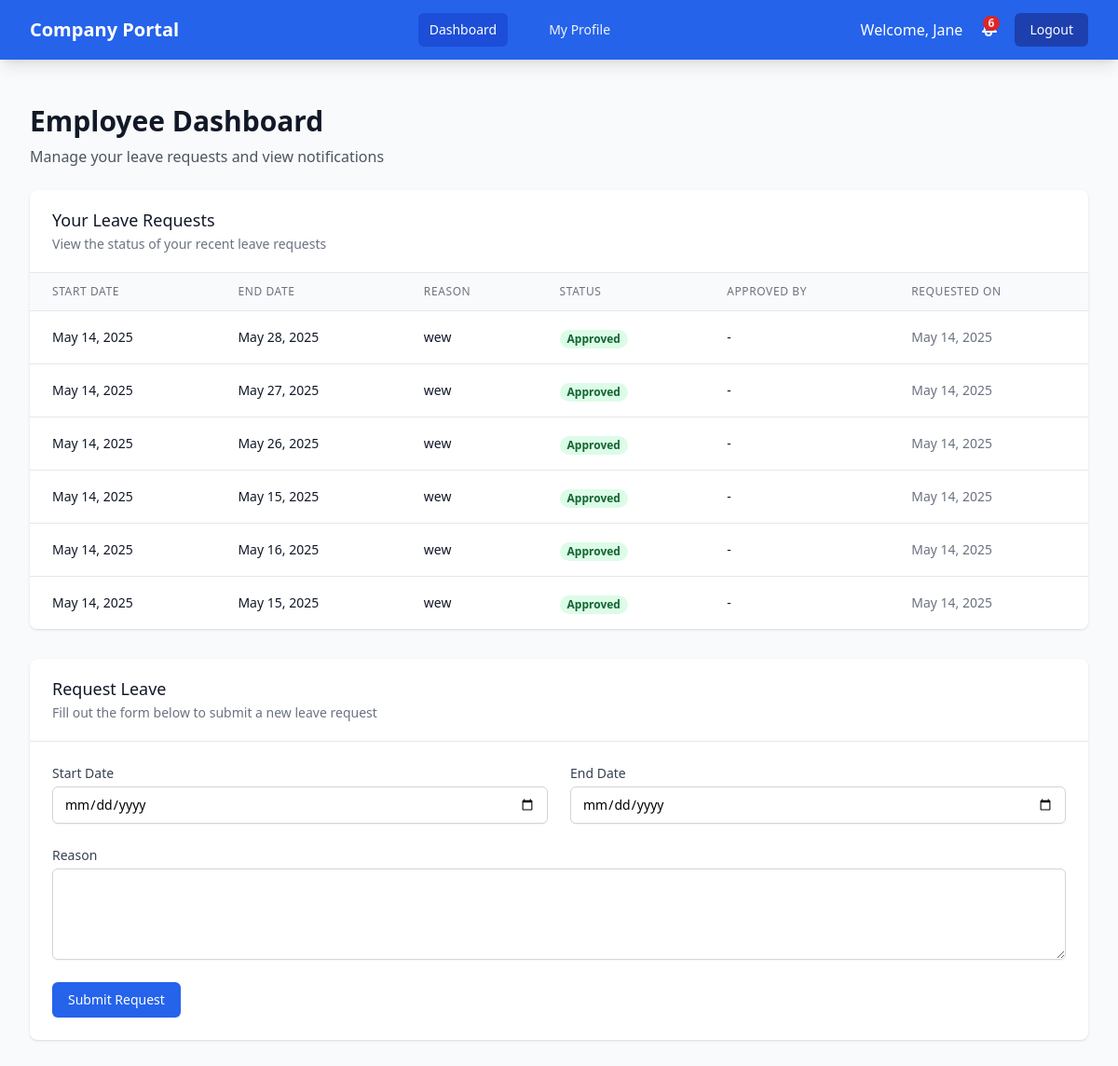
Page /Employee/employee_dashboard.php (signed in) on the earlier database version.
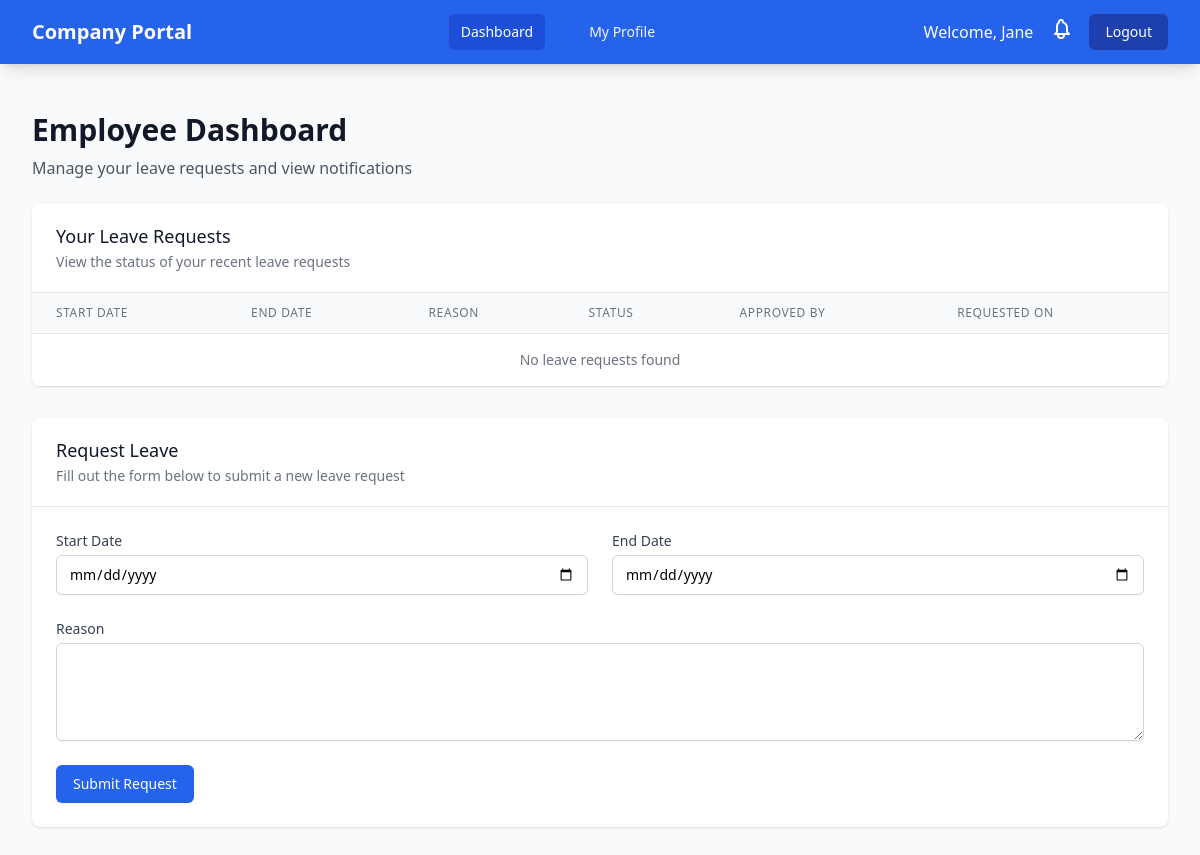
Same page on the later database version.
### tables this page shows
CREATE TABLE `leave_requests` (
  `id` int(11) NOT NULL,
  `user_id` int(11) NOT NULL,
  `start_date` date NOT NULL,
  `end_date` date NOT NULL,
  `reason` text DEFAULT NULL,
  `status` enum('pending','approved','declined') DEFAULT 'pending',
  `created_at` timestamp NOT NULL DEFAULT current_timestamp(),
  `request_date` timestamp NOT NULL DEFAULT current_timestamp(),
  `approver_id` int(11) DEFAULT NULL,
  `approved_by` int(11) DEFAULT NULL,
  `approved_by_name` varchar(255) DEFAULT NULL
);

### Employee/employee_dashboard.php (the view, shortened to what this page needs)
<?php
require '../Includes/db.php';
$leave_request_query = "SELECT lr.*,
                        u.name as approver_name,
                        u.role as approver_role
                        FROM leave_requests lr
                        LEFT JOIN users u ON lr.approver_id = u.id
                        WHERE lr.user_id = ?
                        ORDER BY lr.request_date DESC";
$stmt = $conn->prepare($leave_request_query);
$stmt->bind_param("i", $_SESSION['user_id']);
$stmt->execute();
$leave_result = $stmt->get_result();
?>
<!DOCTYPE html>
<html lang="en">
<head>
    <script src="https://cdn.tailwindcss.com"></script>
</head>
<body class="bg-gray-50 min-h-screen">
<nav class="bg-blue-600 shadow-lg">
    <div class="max-w-7xl mx-auto px-4 sm:px-6 lg:px-8">
        <div class="flex justify-between h-16">
            <div class="flex items-center">
                <span class="text-white text-xl font-bold">Company Portal</span>
            </div>
            <div class="hidden md:flex space-x-8 items-center">
                <a href="employee_dashboard.php" class="bg-blue-700 text-white px-3 py-2 rounded-md text-sm font-medium">Dashboard</a>
                <a href="employee_profile.php" class="text-gray-100 hover:text-white px-3 py-2 rounded-md text-sm font-medium">My Profile</a>
            </div>
            <div class="flex items-center space-x-4">
                <span class="text-white">Welcome, <?= isset($_SESSION['name']) ? htmlspecialchars($_SESSION['name']) : 'User' ?></span>
                <div class="relative">
                    <button id="notificationBtn" class="relative text-white hover:text-yellow-300 focus:outline-none">
                        <?php
                        $notification_count_query = "SELECT COUNT(*) as count FROM leave_requests
                                                    WHERE user_id = ? AND (status = 'approved' OR status = 'declined')";
                        $stmt = $conn->prepare($notification_count_query);
                        if ($stmt) {
                            $stmt->bind_param("i", $_SESSION['user_id']);
                            $stmt->execute();
                            $count_result = $stmt->get_result();
                            $notification_count = $count_result->fetch_assoc()['count'];
                            if ($notification_count > 0 && !$_SESSION['viewed_notifications']):
                            ?>
                                <span id="notificationBadge" class="absolute top-0 right-0 inline-flex items-center justify-center px-1.5 py-0.5 text-xs font-bold leading-none text-red-100 bg-red-600 rounded-full">
                                    <?= $notification_count ?>
                                </span>
                            <?php
                            endif;
                        }
                        ?>
                    </button>
                </div>
                <a href="../logout.php"
                   class="bg-blue-800 hover:bg-blue-700 text-white px-4 py-2 rounded-md text-sm font-medium transition-colors duration-300">
                    Logout
                </a>
            </div>
        </div>
    </div>
</nav>
    <div class="max-w-7xl mx-auto py-6 px-4 sm:px-6 lg:px-8">
        <div class="py-6">
            <h1 class="text-3xl font-bold text-gray-900 mb-2">Employee Dashboard</h1>
            <p class="text-gray-600 mb-6">Manage your leave requests and view notifications</p>
            <div class="bg-white shadow overflow-hidden sm:rounded-lg mb-8">
                <div class="px-4 py-5 border-b border-gray-200 sm:px-6">
                    <h2 class="text-lg leading-6 font-medium text-gray-900">
                        Your Leave Requests
                    </h2>
                    <p class="mt-1 text-sm text-gray-500">
                        View the status of your recent leave requests
                    </p>
                </div>
                <div class="overflow-x-auto">
                    <table class="min-w-full divide-y divide-gray-200">
                        <thead class="bg-gray-50">
                            <tr>
                                <th class="px-6 py-3 text-left text-xs font-medium text-gray-500 uppercase tracking-wider">Start Date</th>
                                <th class="px-6 py-3 text-left text-xs font-medium text-gray-500 uppercase tracking-wider">End Date</th>
                                <th class="px-6 py-3 text-left text-xs font-medium text-gray-500 uppercase tracking-wider">Reason</th>
                                <th class="px-6 py-3 text-left text-xs font-medium text-gray-500 uppercase tracking-wider">Status</th>
                                <th class="px-6 py-3 text-left text-xs font-medium text-gray-500 uppercase tracking-wider">Approved By</th>
                                <th class="px-6 py-3 text-left text-xs font-medium text-gray-500 uppercase tracking-wider">Requested On</th>
                            </tr>
                        </thead>
                        <tbody class="bg-white divide-y divide-gray-200">
                            <?php
                            if ($leave_result && $leave_result->num_rows > 0) {
                                mysqli_data_seek($leave_result, 0);
                                while ($row = $leave_result->fetch_assoc()):
                                    $status_color = '';
                                    if ($row['status'] === 'approved') {
                                        $status_color = 'bg-green-100 text-green-800';
                                    } elseif ($row['status'] === 'declined') {
                                        $status_color = 'bg-red-100 text-red-800';
                                    } else {
                                        $status_color = 'bg-yellow-100 text-yellow-800';
                                    }
                                    $approver_display = '-';
                            ?>
                                <tr>
                                    <td class="px-6 py-4 whitespace-nowrap text-sm text-gray-900"><?= date('M d, Y', strtotime($row['start_date'])) ?></td>
                                    <td class="px-6 py-4 whitespace-nowrap text-sm text-gray-900"><?= date('M d, Y', strtotime($row['end_date'])) ?></td>
                                    <td class="px-6 py-4 text-sm text-gray-900"><?= htmlspecialchars($row['reason']) ?></td>
                                    <td class="px-6 py-4 whitespace-nowrap">
                                        <span class="px-2 inline-flex text-xs leading-5 font-semibold rounded-full <?= $status_color ?>">
                                            <?= ucfirst($row['status']) ?>
                                        </span>
                                    </td>
                                    <td class="px-6 py-4 whitespace-nowrap text-sm text-gray-900"><?= $approver_display ?></td>
                                    <td class="px-6 py-4 whitespace-nowrap text-sm text-gray-500"><?= date('M d, Y', strtotime($row['request_date'])) ?></td>
                                </tr>
                            <?php
                                endwhile;
                            } else {
                            ?>
                                <tr>
                                    <td colspan="6" class="px-6 py-4 text-sm text-center text-gray-500">No leave requests found</td>
                                </tr>
                            <?php } ?>
                        </tbody>
                    </table>
                </div>
            </div>
            <div class="bg-white shadow overflow-hidden sm:rounded-lg mb-8">
                <div class="px-4 py-5 border-b border-gray-200 sm:px-6">
                    <h2 class="text-lg leading-6 font-medium text-gray-900">
                        Request Leave
                    </h2>
                    <p class="mt-1 text-sm text-gray-500">
                        Fill out the form below to submit a new leave request
                    </p>
                </div>
                <div class="px-4 py-5 sm:p-6">
                    <form method="POST" class="space-y-6">
                        <div class="grid grid-cols-1 md:grid-cols-2 gap-6">
                            <div>
                                <label for="start_date" class="block text-sm font-medium text-gray-700">Start Date</label>
                                <input type="date" name="start_date" id="start_date" required
                                    class="mt-1 block w-full border border-gray-300 rounded-md shadow-sm py-2 px-3 focus:outline-none focus:ring-blue-500 focus:border-blue-500 sm:text-sm">
                            </div>
                            <div>
                                <label for="end_date" class="block text-sm font-medium text-gray-700">End Date</label>
                                <input type="date" name="end_date" id="end_date" required
                                    class="mt-1 block w-full border border-gray-300 rounded-md shadow-sm py-2 px-3 focus:outline-none focus:ring-blue-500 focus:border-blue-500 sm:text-sm">
                            </div>
                        </div>
                        <div>
                            <label for="reason" class="block text-sm font-medium text-gray-700">Reason</label>
                            <textarea name="reason" id="reason" rows="4" required
                                class="mt-1 block w-full border border-gray-300 rounded-md shadow-sm py-2 px-3 focus:outline-none focus:ring-blue-500 focus:border-blue-500 sm:text-sm"></textarea>
                        </div>
                        <div>
                            <button type="submit"
                                class="inline-flex justify-center py-2 px-4 border border-transparent shadow-sm text-sm font-medium rounded-md text-white bg-blue-600 hover:bg-blue-700 focus:outline-none focus:ring-2 focus:ring-offset-2 focus:ring-blue-500 transition-colors duration-300">
                                Submit Request
                            </button>
                        </div>
                    </form>
                </div>
            </div>
        </div>
    </div>
</body>
</html>

Differences in the rows shown:
removed leave_requests: start_date "May 14, 2025", end_date "May 28, 2025", reason "wew", status "Approved", approver_display "-", request_date "May 14, 2025"
removed leave_requests: start_date "May 14, 2025", end_date "May 27, 2025", reason "wew", status "Approved", approver_display "-", request_date "May 14, 2025"
removed leave_requests: start_date "May 14, 2025", end_date "May 26, 2025", reason "wew", status "Approved", approver_display "-", request_date "May 14, 2025"
removed leave_requests: start_date "May 14, 2025", end_date "May 15, 2025", reason "wew", status "Approved", approver_display "-", request_date "May 14, 2025"
removed leave_requests: start_date "May 14, 2025", end_date "May 16, 2025", reason "wew", status "Approved", approver_display "-", request_date "May 14, 2025"
removed leave_requests: start_date "May 14, 2025", end_date "May 15, 2025", reason "wew", status "Approved", approver_display "-", request_date "May 14, 2025"
Other differences:
$notification_count: "6" → (not shown)
text now shown: "No leave requests found"
